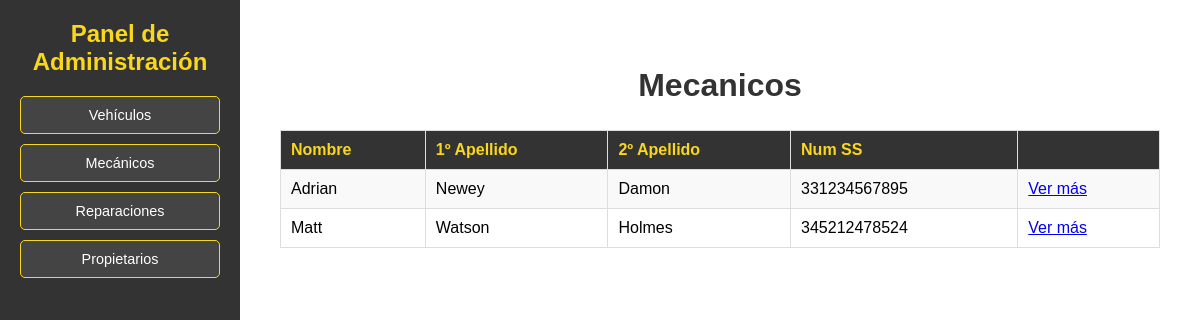
The app's page /ZonaDRS/listaMecanicos/ with its own data.
### Zona_DRS_APP/models.py (models this page shows, shortened)
class Mecanico(models.Model):
    num_ss = models.CharField(max_length=12, primary_key=True)
    nombre = models.CharField(max_length=255)
    apellido1 = models.CharField(max_length=255)
    apellido2 = models.CharField(max_length=255)
    direccion = models.CharField(max_length=255)
    fecha_nacimiento = models.DateField()
    fecha_inicio_contrato = models.DateField()
    fecha_fin_contrato = models.DateField()
    imagen_url = models.URLField()

### Zona_DRS_APP/views.py (the view)
# urls.py: path('listaMecanicos/', ListaMecanicosView.as_view(), name='listaMecanicos'),
class ListaMecanicosView(ListView):
    model = Mecanico
    template_name = 'listaMecanicos.html'
    context_object_name = 'mecanicos'
    queryset = Mecanico.objects.order_by('nombre')
    '''
    mecanicos = Mecanico.objects.order_by('nombre')
    return render(request, 'listaMecanicos.html', {'mecanicos': mecanicos})
    '''

### Zona_DRS_APP/templates/listaMecanicos.html
{% extends "base.html" %}
{% block contenido %}
    <div class="content">
        <h2>Mecanicos</h2>
<table>
        <tr>
            <th>Nombre</th>
            <th>1º Apellido</th>
            <th>2º Apellido</th>
            <th>Num SS</th>
            <th></th>
        </tr>
        {% for mecanico in mecanicos %}
        <tr>
                <td>{{ mecanico.nombre }}</td>
                <td>{{ mecanico.apellido1 }}</td>
                <td>{{ mecanico.apellido2 }}</td>
                <td>{{ mecanico.num_ss }}</td>
                <td>
                    <a href="{% url 'detalleMecanico' mecanico.num_ss %}">
                        Ver más
                    </a>
                </td>
            </tr>
        {% endfor %}
    </table>
    </div>
{% endblock %}

### Zona_DRS_APP/static/style/navbar.css (style rules this page uses)
body { margin: 0; font-family: Arial, sans-serif; display: flex; text-align: center; }

### Zona_DRS_APP/static/style/propietarios.css (style rules this page uses)
.content { flex-grow: 1; padding: 20px; }
.content table { width: 100%; border-collapse: collapse; margin-top: 20px; }
.content table, th, td { border: 1px solid #ddd; padding: 10px; text-align: left; }
.content th { background-color: #333; color: #f9d71c; }
.content tr:nth-child(even) { background-color: #f9f9f9; }

### Zona_DRS_APP/static/style/vehiculos.css (style rules this page uses)
body { margin: 0; font-family: Arial, sans-serif; display: flex; }
.content { flex-grow: 1; padding: 20px; }
table { width: 100%; border-collapse: collapse; margin-bottom: 20px; }
table, th, td { border: 1px solid #ddd; padding: 10px; text-align: left; }
th { background-color: #333; color: #f9d71c; }

### Zona_DRS_APP/static/style/empleados.css (style rules this page uses)
body { font-family: Arial, sans-serif; margin: 0; padding: 0; display: flex; }
.content { flex-grow: 1; padding: 20px; }
h2 { color: #333; font-size: 2em; }

### Zona_DRS_APP/static/style/reparaciones.css (style rules this page uses)
body { font-family: Arial, sans-serif; margin: 0; padding: 0; display: flex; }
.content { flex-grow: 1; padding: 20px; }
table { width: 100%; border-collapse: collapse; margin-top: 20px; }
table, th, td { border: 1px solid #ddd; padding: 10px; text-align: left; }
th { background-color: #333; color: #f9d71c; }
tr:nth-child(even) { background-color: #f9f9f9; }

### records on screen
Mecanico: nombre "Adrian", apellido1 "Newey", apellido2 "Damon", num_ss "331234567895"
Mecanico: nombre "Matt", apellido1 "Watson", apellido2 "Holmes", num_ss "345212478524"
